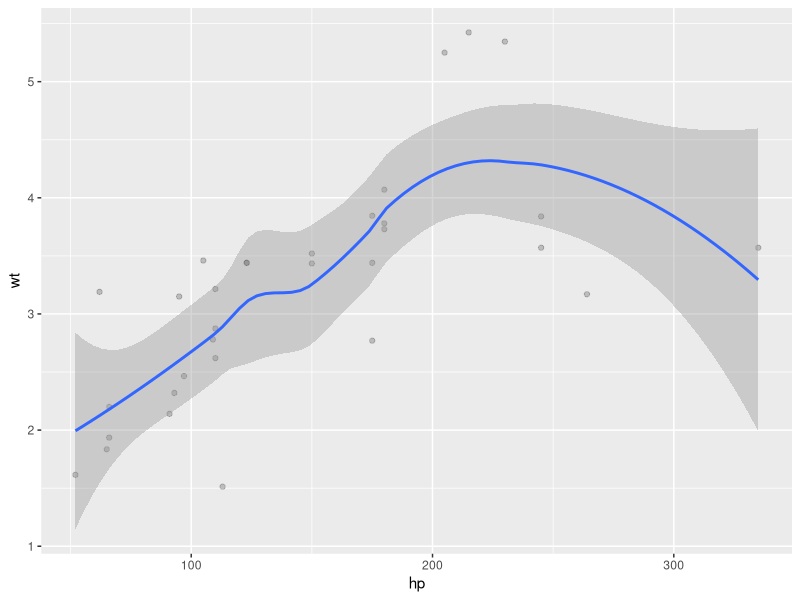

The R source for this figure:
## ---- chunk 1
#  The mtcars dataset is used to conduct the analysis. First of all, the dataset grouped by the size of the cylinder of the car and then applied function mean for each type of the size. In addition, plotted correlation between the horsepower and weight variables indicates the moderate relationship. As we can see that using the summarize function gave us more clear output from the computation.  

library(tidyverse)
library(ggplot2)

mtcars %>% group_by(cyl)%>%summarize(meanMA =mean(mpg))%>%head()
mtcars %>% ggplot(aes(x = hp, y = wt)) + 
  geom_point(alpha = 0.2) +
  geom_smooth()

# We can also find the mean by using the split-apply-combine-strategy based function. We have the same result as before, however, the result from the computation is not looking concise. Moreover, it takes more computation process in comparison with the plyr package.  

mtcars <- data.frame(mtcars, head=T)
head(mtcars)
data4  <- mtcars[which(mtcars$cyl =='4'),]
data6  <- mtcars[which(mtcars$cyl =='6'),]
data8 <-  mtcars[which(mtcars$cyl =='8'),]
mean4 <- apply(data.frame(data4$mpg),2,mean)
mean4
mean6 <- apply(data.frame(data6$mpg),2,mean)
mean6
mean8 <- apply(data.frame(data8$mpg),2,mean)
mean8
dataframe <- data.frame(c(mean4,mean6, mean8))
colnames(dataframe)<- c("mean")  
rownames(dataframe) <- c("4","6","8")
dataframe
